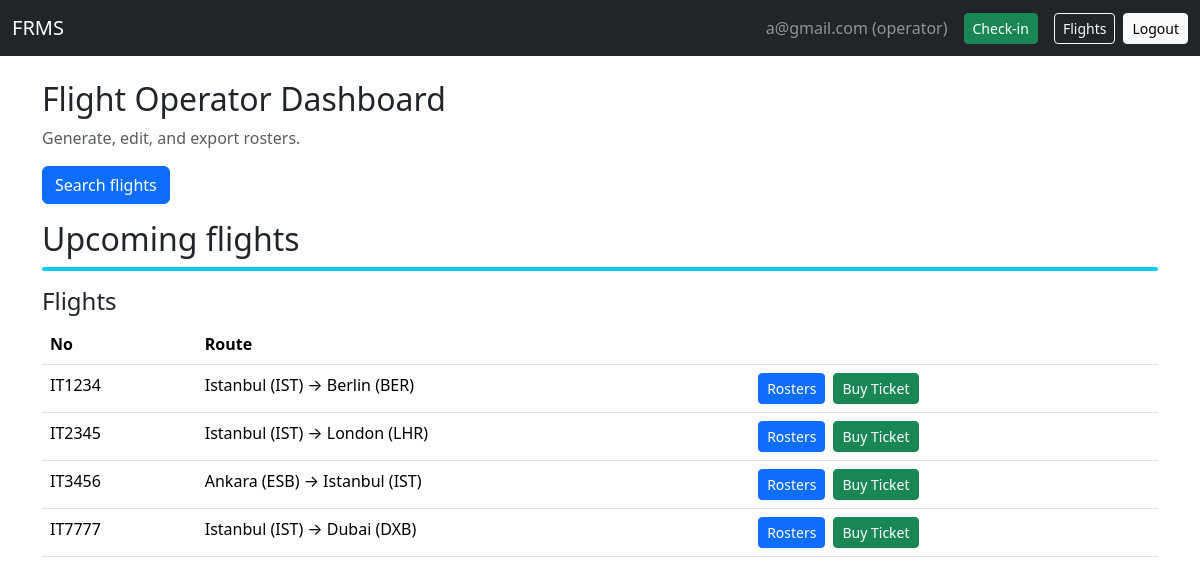
The app's page /dashboard (signed in) with its own data.
### tables this page shows
CREATE TABLE users (
            id INTEGER PRIMARY KEY AUTOINCREMENT,
            email TEXT UNIQUE NOT NULL,
            password_hash TEXT NOT NULL,
            role TEXT NOT NULL DEFAULT 'viewer'  -- admin, operator, viewer
        );

CREATE TABLE flights (
            id INTEGER PRIMARY KEY AUTOINCREMENT,
            flight_no TEXT UNIQUE NOT NULL,
            date_time TEXT NOT NULL,
            duration_minutes INTEGER,
            distance_km INTEGER,
            source TEXT,
            destination TEXT,
            vehicle_type TEXT,
            shared_flight_no TEXT,
            shared_company TEXT
        );

### app.py (the view)
@app.route("/dashboard")
@login_required()
def dashboard():
    user = current_user()
    db = get_db()
    flights = db.execute("SELECT * FROM flights ORDER BY date_time ASC LIMIT 10").fetchall()
    if user["role"] == "admin":
        uc = db.execute("SELECT COUNT(*) as c FROM users").fetchone()["c"]
        rc = db.execute("SELECT COUNT(*) as c FROM rosters").fetchone()["c"]
        return render_template("dashboard_admin.html", user=user, flights=flights, user_count=uc, roster_count=rc)
    elif user["role"] == "operator":
        return render_template("dashboard_operator.html", user=user, flights=flights)
    return render_template("dashboard_viewer.html", user=user, flights=flights)

### app.py (called while the page is built)
def get_db():
    if "db" not in g:
        g.db = sqlite3.connect(DATABASE)
        g.db.row_factory = sqlite3.Row
    return g.db

def current_user():
    if "user_id" not in session: return None
    return get_db().execute("SELECT * FROM users WHERE id = ?", (session["user_id"],)).fetchone()

def login_required(role=None):
    from functools import wraps
    def decorator(func):
        @wraps(func)
        def wrapper(*args, **kwargs):
            user = current_user()
            if user is None:
                flash("Please log in first.", "warning")
                return redirect(url_for("login", next=request.path))
            if role and user["role"] != role:
                flash("Unauthorized.", "danger")
                return redirect(url_for("dashboard"))
            return func(*args, **kwargs)
        return wrapper
    return decorator

### templates/dashboard_operator.html
{% extends "base.html" %}
{% block content %}
<h2>Flight Operator Dashboard</h2>
<p class="text-muted">Generate, edit, and export rosters.</p>
<a class="btn btn-primary mb-3" href="{{ url_for('flight_search') }}">Search flights</a>
<h2>Upcoming flights</h2>
<div class="bg-info mb-3" style="height: 4px; border-radius: 2px;"></div>
{% include "flight_results.html" with context %}
{% endblock %}

### templates/base.html (shortened to what this page needs)
<!doctype html>
<html lang="en">
<head>
  <link href="https://cdn.jsdelivr.net/npm/bootstrap@5.3.2/dist/css/bootstrap.min.css" rel="stylesheet">
</head>
<body>
  <nav class="navbar navbar-expand-lg navbar-dark bg-dark mb-4">
    <div class="container-fluid">
      <a class="navbar-brand" href="{{ url_for('home') }}">FRMS</a>
      <div class="d-flex align-items-center">
        {% if user %}
        <span class="navbar-text me-3 text-white-50">{{ user['email'] }} ({{ user['role'] }})</span>
        <a class="btn btn-success btn-sm me-3" href="{{ url_for('checkin') }}">Check-in</a>
        <a class="btn btn-outline-light btn-sm me-2" href="{{ url_for('flight_search') }}">Flights</a>
        <a class="btn btn-light btn-sm" href="{{ url_for('logout') }}">Logout</a>
        {% else %}
        <a class="btn btn-outline-light btn-sm me-2" href="{{ url_for('login') }}">Login</a>
        <a class="btn btn-light btn-sm" href="{{ url_for('register') }}">Register</a>
        {% endif %}
      </div>
    </div>
  </nav>
  <div class="container mb-5">
    {% block content %}{% endblock %}
  </div>
</body>
</html>

### templates/flight_results.html
<h4>Flights</h4>
<table class="table">
  <tr>
    <th>No</th>
    <th>Route</th>
    <th></th>
  </tr>
  {% for f in flights %}
  <tr>
    <td>{{ f.flight_no }}</td>
    <td>{{ f.source }} &rarr; {{ f.destination }}</td>
    <td>
      <div class="d-flex gap-2">
        <a class="btn btn-primary btn-sm" href="{{ url_for('list_saved_rosters', flight_no=f.flight_no) }}">
          Rosters
        </a>
        <a class="btn btn-success btn-sm" href="{{ url_for('book_flight', flight_no=f.flight_no) }}">
          Buy Ticket
        </a>
      </div>
    </td>
  </tr>
  {% endfor %}
</table>

### records on screen
users: email "a@gmail.com", role "operator"
flights: flight_no "IT1234", source "Istanbul (IST)", destination "Berlin (BER)"
flights: flight_no "IT2345", source "Istanbul (IST)", destination "London (LHR)"
flights: flight_no "IT3456", source "Ankara (ESB)", destination "Istanbul (IST)"
flights: flight_no "IT7777", source "Istanbul (IST)", destination "Dubai (DXB)"
